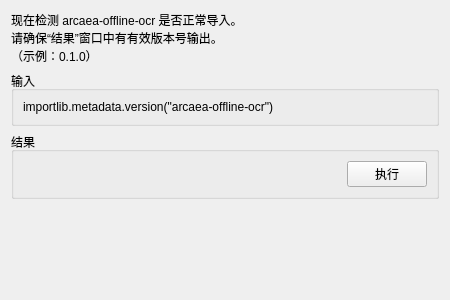
<?xml version="1.0" encoding="UTF-8"?>
<ui version="4.0">
 <class>Prepare_ArcaeaOfflineOcr</class>
 <widget class="QWidget" name="PrepareArcaeaOfflineOcr">
  <property name="geometry">
   <rect>
    <x>0</x>
    <y>0</y>
    <width>450</width>
    <height>300</height>
   </rect>
  </property>
  <property name="windowTitle">
   <string notr="true">Prepare arcaea_offline_ocr</string>
  </property>
  <layout class="QVBoxLayout" name="verticalLayout">
   <item>
    <widget class="QLabel" name="label_2">
     <property name="text">
      <string>现在检测 arcaea-offline-ocr 是否正常导入。&lt;br&gt;
请确保“结果”窗口中有有效版本号输出。&lt;br&gt;
（示例：0.1.0）</string>
     </property>
    </widget>
   </item>
   <item>
    <widget class="QGroupBox" name="groupBox">
     <property name="title">
      <string>输入</string>
     </property>
     <layout class="QHBoxLayout" name="horizontalLayout_2">
      <item>
       <widget class="QLabel" name="label">
        <property name="sizePolicy">
         <sizepolicy hsizetype="Expanding" vsizetype="Preferred">
          <horstretch>0</horstretch>
          <verstretch>0</verstretch>
         </sizepolicy>
        </property>
        <property name="text">
         <string notr="true">importlib.metadata.version(&quot;arcaea-offline-ocr&quot;)</string>
        </property>
       </widget>
      </item>
     </layout>
    </widget>
   </item>
   <item>
    <widget class="QGroupBox" name="groupBox">
     <property name="title">
      <string>结果</string>
     </property>
     <layout class="QHBoxLayout" name="horizontalLayout">
      <item>
       <widget class="QLabel" name="resultLabel">
        <property name="sizePolicy">
         <sizepolicy hsizetype="Expanding" vsizetype="Preferred">
          <horstretch>0</horstretch>
          <verstretch>0</verstretch>
         </sizepolicy>
        </property>
        <property name="text">
         <string notr="true"/>
        </property>
       </widget>
      </item>
      <item>
       <widget class="QPushButton" name="executeButton">
        <property name="text">
         <string>执行</string>
        </property>
       </widget>
      </item>
     </layout>
    </widget>
   </item>
   <item>
    <spacer name="verticalSpacer">
     <property name="orientation">
      <enum>Qt::Vertical</enum>
     </property>
     <property name="sizeHint" stdset="0">
      <size>
       <width>20</width>
       <height>40</height>
      </size>
     </property>
    </spacer>
   </item>
  </layout>
 </widget>
 <resources/>
 <connections/>
</ui>
